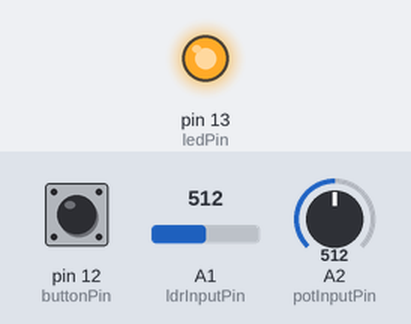
This sketch was run on a simulated Arduino Uno, built with avr-gcc and run on an emulated ATmega328P. On the bench: output pins drawn as LEDs (lit = HIGH). The test bench sets the inputs (shaded band); at power-on: pin 12 (buttonPin) LOW, A1 (ldrInputPin) = 512, A2 (potInputPin) = 512. What the sketch prints to the serial monitor is not drawn.

Above: at 0.1 s.
At 1.1 s:
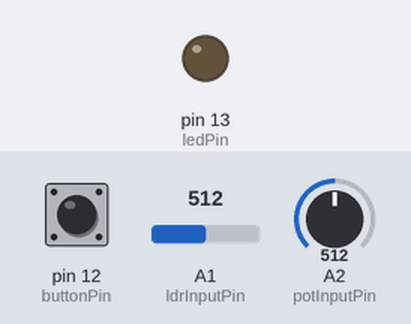
Timing chart, 0 to 2.6 s (numbered marks = the images above):
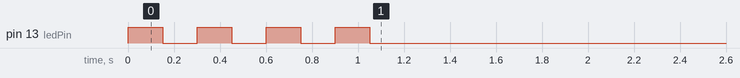

The sketch:

SensorsToSerial.ino
```cpp
/*
  SensorsToSerial
  by Scott Kildall

  Designed for ESP32 but will also work for Arudino
  Sends data to Processing
  * 0 or 1 for button pressed
  * 0-4095 for potentiometer (ESP32 has 10-bit analog input)
  * data for LDR (not yet implemented)

  Also illustrates use of the Serial Monitor

  We use the built-in LED, but you can hook an external LED with
  a 250 Ohm (or thereabouts) resistor.
 */


int ledPin = 13;
int buttonPin = 12;
int potInputPin = A2;
int ldrInputPin = A1;

//-- analog values, track for formatting to serial
int switchValue = 0;
int potValue = 0;
int ldrValue = 0;

//-- time between LED flashes, for startup
const int ledFlashDelay = 150;

// the setup function runs once when you press reset or power the board
void setup() {
  // initialize pins and input and output
  pinMode(ledPin, OUTPUT);

  pinMode(buttonPin, INPUT);
  pinMode(potInputPin, INPUT);    // technically not needed, but good form
  pinMode(ldrInputPin,INPUT);

  Serial.begin(115200);
 // Serial.println( "ButtonLED: Starting" );

   blinkLED(4);
}

// the loop function runs over and over again forever
void loop() {
  // gets switch Value AND changed LED
  getSwitchValue();
  getPotValue();
  getLDRValue();
  sendSerialData();

  // delay so as to not overload serial buffer
  delay(100);
}

//-- blink that number of times
void blinkLED(int numBlinks ) {
  for( int i = 0; i < numBlinks; i++ ) {
    digitalWrite(ledPin, HIGH);
    delay(ledFlashDelay);
    digitalWrite(ledPin, LOW);
    delay(ledFlashDelay);
  }
}

//-- look at the momentary switch (button) and show on/off
//-- display in the serial monitor a well
void getSwitchValue() {
  switchValue = digitalRead(buttonPin);

  if( switchValue == true ) {
     // Button is ON turn the LED ON by making the voltage HIGH
    digitalWrite(ledPin, HIGH);
  }
  else {
    // Button is ON turn the LED ON by making the voltage LOW
    digitalWrite(ledPin, LOW);    // turn the LED off by making the voltage LOW
  }
}

void getPotValue() {
  potValue = analogRead(potInputPin);
}

void getLDRValue() {
  ldrValue = analogRead(ldrInputPin);
}


//-- this could be done as a formatted string, using Serial.printf(), but
//-- we are doing it in a simpler way for the purposes of teaching
void sendSerialData() {
  // Add switch on or off
  if( switchValue ) {
    Serial.print(1);
  }
  else {
    Serial.print(0);
  }

   Serial.print(",");
   Serial.print(potValue);

   Serial.print(",");
   Serial.print(ldrValue);

  // end with newline
  Serial.println();
}
```
